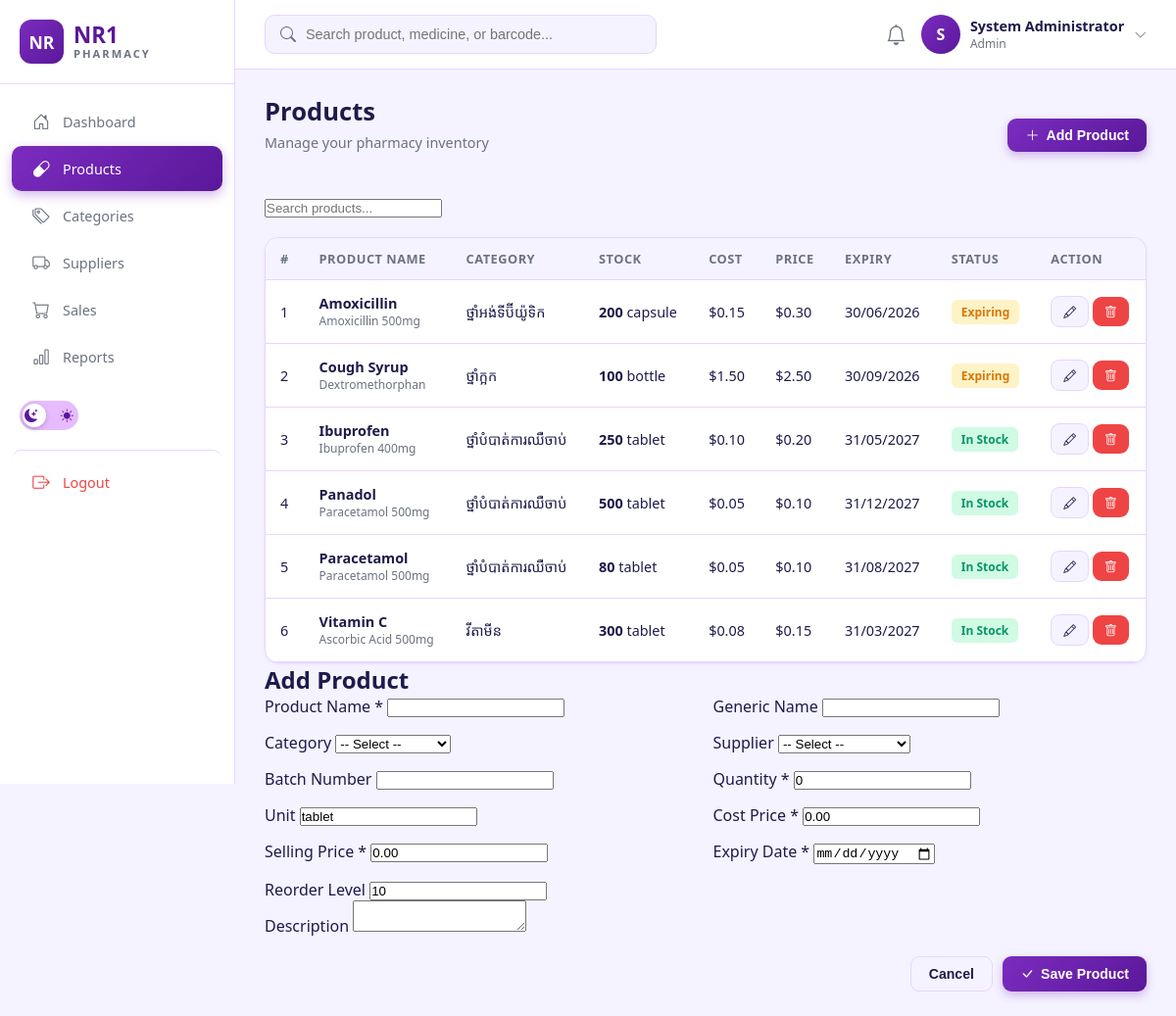
Screenshot of /src/medicines.php (signed in) with the database file from the repository.
### tables this page shows
CREATE TABLE IF NOT EXISTS medicines (
    medicine_id INT AUTO_INCREMENT PRIMARY KEY,
    name VARCHAR(150) NOT NULL,
    generic_name VARCHAR(150),
    category_id INT,
    supplier_id INT,
    batch_number VARCHAR(50),
    quantity INT NOT NULL DEFAULT 0,
    unit VARCHAR(20) DEFAULT 'tablet',
    cost_price DECIMAL(10,2) NOT NULL DEFAULT 0,
    selling_price DECIMAL(10,2) NOT NULL DEFAULT 0,
    manufacturing_date DATE,
    expiry_date DATE NOT NULL,
    reorder_level INT DEFAULT 10,
    description TEXT,
    created_at TIMESTAMP DEFAULT CURRENT_TIMESTAMP,
    updated_at TIMESTAMP DEFAULT CURRENT_TIMESTAMP ON UPDATE CURRENT_TIMESTAMP,
    FOREIGN KEY (category_id) REFERENCES categories(category_id) ON DELETE SET NULL,
    FOREIGN KEY (supplier_id) REFERENCES suppliers(supplier_id) ON DELETE SET NULL,
    INDEX idx_expiry (expiry_date),
    INDEX idx_quantity (quantity)
);

CREATE TABLE IF NOT EXISTS categories (
    category_id INT AUTO_INCREMENT PRIMARY KEY,
    name VARCHAR(100) NOT NULL UNIQUE,
    description TEXT
);

### src/db.php (called while the page is built, shortened)
<?php
function isLoggedIn() {
    return isset($_SESSION['user_id']);
}
function currentUser() {
    return [
        'id' => $_SESSION['user_id'] ?? null,
        'username' => $_SESSION['username'] ?? null,
        'full_name' => $_SESSION['full_name'] ?? null,
        'role' => $_SESSION['role'] ?? null,
    ];
}
function formatMoney($amount) {
    return '$' . number_format($amount, 2);
}

### src/medicines.php (the view, shortened to what this page needs)
<?php
require_once __DIR__ . '/db.php';
$db = getDB();
$search = trim($_GET['search'] ?? '');
if ($search) {
    $stmt = $db->prepare("
        SELECT m.*, c.name AS category_name, s.name AS supplier_name
        FROM medicines m
        LEFT JOIN categories c ON m.category_id = c.category_id
        LEFT JOIN suppliers s ON m.supplier_id = s.supplier_id
        WHERE m.name LIKE ? OR m.generic_name LIKE ?
        ORDER BY m.name
    ");
    $like = "%$search%";
    $stmt->bind_param('ss', $like, $like);
    $stmt->execute();
    $medicines = $stmt->get_result();
} else {
    $medicines = $db->query("
        SELECT m.*, c.name AS category_name, s.name AS supplier_name
        FROM medicines m
        LEFT JOIN categories c ON m.category_id = c.category_id
        LEFT JOIN suppliers s ON m.supplier_id = s.supplier_id
        ORDER BY m.name
    ");
}
include __DIR__ . '/header.php';
?>
<div style="display:flex;justify-content:space-between;align-items:center;margin-bottom:20px;">
    <div>
        <h1 class="page-title">Products</h1>
        <p class="page-subtitle">Manage your pharmacy inventory</p>
    </div>
    <button class="btn btn-primary" onclick="openModal()">
        <i class="bi bi-plus-lg"></i> Add Product
    </button>
</div>
<form method="GET" style="margin-bottom:20px;">
    <input type="text" name="search" class="form-control" placeholder="Search products..."
           value="<?= htmlspecialchars($search) ?>" style="max-width:400px;">
</form>
<div class="card">
    <div class="table-wrapper">
        <table class="data-table">
            <thead>
                <tr>
                    <th>#</th>
                    <th>Product Name</th>
                    <th>Category</th>
                    <th>Stock</th>
                    <th>Cost</th>
                    <th>Price</th>
                    <th>Expiry</th>
                    <th>Status</th>
                    <th>Action</th>
                </tr>
            </thead>
            <tbody>
            <?php if ($medicines->num_rows === 0): ?>
                <tr><td colspan="9" style="text-align:center;padding:40px;color:var(--text-secondary);">No products found</td></tr>
            <?php else: $i = 1; while ($m = $medicines->fetch_assoc()):
                $days_left = (strtotime($m['expiry_date']) - time()) / 86400;
                $isLow = $m['quantity'] <= $m['reorder_level'] && $m['quantity'] > 0;
                $isOut = $m['quantity'] == 0;
            ?>
                <tr>
                    <td><?= $i++ ?></td>
                    <td>
                        <strong><?= htmlspecialchars($m['name']) ?></strong>
                        <?php if ($m['generic_name']): ?>
                            <div style="font-size:0.75rem;color:var(--text-secondary);"><?= htmlspecialchars($m['generic_name']) ?></div>
                        <?php endif; ?>
                    </td>
                    <td><?= htmlspecialchars($m['category_name'] ?? '-') ?></td>
                    <td><strong><?= $m['quantity'] ?></strong> <?= htmlspecialchars($m['unit']) ?></td>
                    <td><?= formatMoney($m['cost_price']) ?></td>
                    <td><?= formatMoney($m['selling_price']) ?></td>
                    <td><?= date('d/m/Y', strtotime($m['expiry_date'])) ?></td>
                    <td>
                        <?php if ($isOut): ?>
                            <span class="badge badge-danger">Out of Stock</span>
                        <?php elseif ($isLow): ?>
                            <span class="badge badge-warning">Low Stock</span>
                        <?php elseif ($days_left < 30): ?>
                            <span class="badge badge-warning">Expiring</span>
                        <?php else: ?>
                            <span class="badge badge-success">In Stock</span>
                        <?php endif; ?>
                    </td>
                    <td>
                        <a href="?action=edit&id=<?= $m['medicine_id'] ?>" class="btn btn-secondary btn-sm" onclick="openModal(event, <?= htmlspecialchars(json_encode($m)) ?>)">
                            <i class="bi bi-pencil"></i>
                        </a>
                        <a href="?action=delete&id=<?= $m['medicine_id'] ?>" class="btn btn-danger btn-sm" onclick="return confirm('លុបឱសថនេះ?')">
                            <i class="bi bi-trash"></i>
                        </a>
                    </td>
                </tr>
            <?php endwhile; endif; ?>
            </tbody>
        </table>
    </div>
</div>
<div class="modal-overlay" id="productModal">
    <div class="modal">
        <h2 id="modalTitle">Add Product</h2>
        <form method="POST" id="productForm">
            <div style="display:grid;grid-template-columns:1fr 1fr;gap:15px;">
                <div class="form-group">
                    <label>Product Name *</label>
                    <input type="text" name="name" id="f_name" class="form-control" required>
                </div>
                <div class="form-group">
                    <label>Generic Name</label>
                    <input type="text" name="generic_name" id="f_generic" class="form-control">
                </div>
                <div class="form-group">
                    <label>Category</label>
                    <select name="category_id" id="f_category" class="form-control">
                        <option value="">-- Select --</option>
                    </select>
                </div>
                <div class="form-group">
                    <label>Supplier</label>
                    <select name="supplier_id" id="f_supplier" class="form-control">
                        <option value="">-- Select --</option>
                    </select>
                </div>
                <div class="form-group">
                    <label>Batch Number</label>
                    <input type="text" name="batch_number" id="f_batch" class="form-control">
                </div>
                <div class="form-group">
                    <label>Quantity *</label>
                    <input type="number" name="quantity" id="f_qty" class="form-control" required value="0">
                </div>
                <div class="form-group">
                    <label>Unit</label>
                    <input type="text" name="unit" id="f_unit" class="form-control" value="tablet">
                </div>
                <div class="form-group">
                    <label>Cost Price *</label>
                    <input type="number" step="0.01" name="cost_price" id="f_cost" class="form-control" required value="0.00">
                </div>
                <div class="form-group">
                    <label>Selling Price *</label>
                    <input type="number" step="0.01" name="selling_price" id="f_price" class="form-control" required value="0.00">
                </div>
                <div class="form-group">
                    <label>Expiry Date *</label>
                    <input type="date" name="expiry_date" id="f_expiry" class="form-control" required>
                </div>
                <div class="form-group">
                    <label>Reorder Level</label>
                    <input type="number" name="reorder_level" id="f_reorder" class="form-control" value="10">
                </div>
            </div>
            <div class="form-group">
                <label>Description</label>
                <textarea name="description" id="f_desc" class="form-control" rows="2"></textarea>
            </div>
            <div style="display:flex;gap:10px;justify-content:flex-end;margin-top:20px;">
                <button type="button" class="btn btn-secondary" onclick="closeModal()">Cancel</button>
                <button type="submit" class="btn btn-primary"><i class="bi bi-check-lg"></i> Save Product</button>
            </div>
        </form>
    </div>
</div>
<?php include __DIR__ . '/footer.php'; ?>

### src/header.php (shortened to what this page needs)
<?php
require_once __DIR__ . '/db.php';
$user = currentUser();
$currentPage = basename($_SERVER['PHP_SELF'], '.php');
?>
<!DOCTYPE html>
<html lang="km" data-theme="light">
<head>
    <link href="https://cdn.jsdelivr.net/npm/bootstrap-icons@1.11.0/font/bootstrap-icons.css" rel="stylesheet">
    <link href="assets/css/style.css" rel="stylesheet">
</head>
<body>
<?php if (isLoggedIn()): ?>
<aside class="sidebar">
    <div class="brand">
        <div style="width:45px;height:45px;background:linear-gradient(135deg,#7B2CBF,#5A189A);border-radius:12px;display:flex;align-items:center;justify-content:center;color:#fff;font-weight:800;font-size:1.1rem;">NR</div>
        <div class="brand-text">
            <div class="nri">NR1</div>
            <div class="pharmacy">PHARMACY</div>
        </div>
    </div>
    <a href="dashboard.php" class="<?= $currentPage === 'dashboard' ? 'active' : '' ?>"><i class="bi bi-house-door"></i> Dashboard</a>
    <a href="medicines.php" class="<?= $currentPage === 'medicines' ? 'active' : '' ?>"><i class="bi bi-capsule"></i> Products</a>
    <a href="categories.php" class="<?= $currentPage === 'categories' ? 'active' : '' ?>"><i class="bi bi-tags"></i> Categories</a>
    <a href="suppliers.php" class="<?= $currentPage === 'suppliers' ? 'active' : '' ?>"><i class="bi bi-truck"></i> Suppliers</a>
    <a href="sales.php" class="<?= $currentPage === 'sales' ? 'active' : '' ?>"><i class="bi bi-cart"></i> Sales</a>
    <a href="reports.php" class="<?= $currentPage === 'reports' ? 'active' : '' ?>"><i class="bi bi-bar-chart"></i> Reports</a>
    <div style="padding: 20px 20px 0;">
        <div class="theme-toggle" title="Toggle theme">
            <i class="bi bi-moon-stars-fill"></i>
            <i class="bi bi-sun-fill"></i>
            <div class="toggle-ball"></div>
        </div>
    </div>
    <a href="logout.php" class="logout"><i class="bi bi-box-arrow-right"></i> Logout</a>
</aside>
<main class="main-content">
    <div class="topbar">
        <div class="search-box">
            <i class="bi bi-search"></i>
            <input type="text" placeholder="Search product, medicine, or barcode...">
        </div>
        <div class="user-section">
            <i class="bi bi-bell" style="font-size:1.3rem;color:var(--text-secondary);cursor:pointer;"></i>
            <div class="user-info">
                <div class="avatar"><?= strtoupper(substr($user['full_name'] ?? 'U', 0, 1)) ?></div>
                <div>
                    <div class="name"><?= htmlspecialchars($user['full_name'] ?? 'User') ?></div>
                    <div class="role"><?= ucfirst($user['role'] ?? '') ?></div>
                </div>
                <i class="bi bi-chevron-down" style="color:var(--text-secondary);font-size:0.8rem;"></i>
            </div>
        </div>
    </div>
    <div class="content">
<?php endif; ?>

### src/footer.php
<?php if (isLoggedIn()): ?>
    </div>
</main>
<?php endif; ?>
</body>
</html>

### rows the page displays
medicines: name "Amoxicillin", generic_name "Amoxicillin 500mg", category.name "ថ្នាំអង់ទីប៊ីយ៉ូទិក", quantity "200", unit "capsule", cost_price "$0.15", selling_price "$0.30", expiry_date "30/06/2026", reorder_level "Expiring"
medicines: name "Cough Syrup", generic_name "Dextromethorphan", category.name "ថ្នាំក្អក", quantity "100", unit "bottle", cost_price "$1.50", selling_price "$2.50", expiry_date "30/09/2026", reorder_level "Expiring"
medicines: name "Ibuprofen", generic_name "Ibuprofen 400mg", category.name "ថ្នាំបំបាត់ការឈឺចាប់", quantity "250", unit "tablet", cost_price "$0.10", selling_price "$0.20", expiry_date "31/05/2027", reorder_level "In Stock"
medicines: name "Panadol", generic_name "Paracetamol 500mg", category.name "ថ្នាំបំបាត់ការឈឺចាប់", quantity "500", unit "tablet", cost_price "$0.05", selling_price "$0.10", expiry_date "31/12/2027", reorder_level "In Stock"
medicines: name "Paracetamol", generic_name "Paracetamol 500mg", category.name "ថ្នាំបំបាត់ការឈឺចាប់", quantity "80", unit "tablet", cost_price "$0.05", selling_price "$0.10", expiry_date "31/08/2027", reorder_level "In Stock"
medicines: name "Vitamin C", generic_name "Ascorbic Acid 500mg", category.name "វីតាមីន", quantity "300", unit "tablet", cost_price "$0.08", selling_price "$0.15", expiry_date "31/03/2027", reorder_level "In Stock"

### other values shown
substr($user['full_name'] ?? 'U', 0, 1) "S"
$user['full_name'] "System Administrator"
$user['role'] "Admin"
